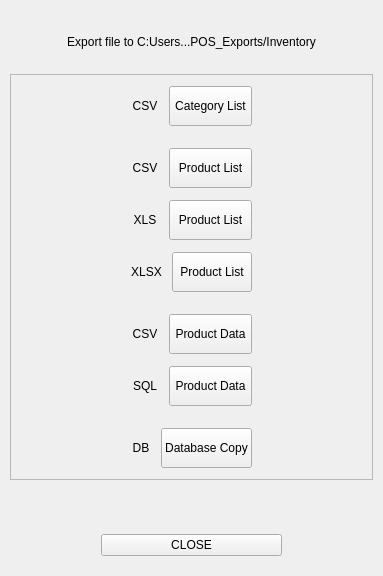
     <widget class="QWidget" name="tabExport">
      <attribute name="title">
       <string>EXPORT</string>
      </attribute>
      <layout class="QVBoxLayout" name="verticalLayout_tabExport">
       <property name="spacing">
        <number>10</number>
       </property>
       <property name="leftMargin">
        <number>10</number>
       </property>
       <property name="topMargin">
        <number>20</number>
       </property>
       <property name="rightMargin">
        <number>10</number>
       </property>
       <property name="bottomMargin">
        <number>10</number>
       </property>
       <item>
        <spacer name="verticalSpacer_15">
         <property name="orientation">
          <enum>Qt::Vertical</enum>
         </property>
         <property name="sizeType">
          <enum>QSizePolicy::Fixed</enum>
         </property>
         <property name="sizeHint" stdset="0">
          <size>
           <width>20</width>
           <height>15</height>
          </size>
         </property>
        </spacer>
       </item>
       <item>
        <widget class="QLabel" name="exportHeaderLabel2">
         <property name="text">
          <string>Export file to C:Users...POS_Exports/Inventory</string>
         </property>
         <property name="alignment">
          <set>Qt::AlignCenter</set>
         </property>
        </widget>
       </item>
       <item>
        <spacer name="verticalSpacer_16">
         <property name="orientation">
          <enum>Qt::Vertical</enum>
         </property>
         <property name="sizeType">
          <enum>QSizePolicy::Fixed</enum>
         </property>
         <property name="sizeHint" stdset="0">
          <size>
           <width>20</width>
           <height>15</height>
          </size>
         </property>
        </spacer>
       </item>
       <item>
        <widget class="QFrame" name="exportFrame">
         <property name="frameShape">
          <enum>QFrame::StyledPanel</enum>
         </property>
         <property name="frameShadow">
          <enum>QFrame::Raised</enum>
         </property>
         <layout class="QVBoxLayout" name="verticalLayout_exportFrame">
          <property name="spacing">
           <number>10</number>
          </property>
          <property name="leftMargin">
           <number>120</number>
          </property>
          <property name="topMargin">
           <number>10</number>
          </property>
          <property name="rightMargin">
           <number>120</number>
          </property>
          <property name="bottomMargin">
           <number>10</number>
          </property>
          <item>
           <widget class="QFrame" name="csv2ExportFrame">
            <property name="minimumSize">
             <size>
              <width>0</width>
              <height>42</height>
             </size>
            </property>
            <property name="frameShape">
             <enum>QFrame::NoFrame</enum>
            </property>
            <property name="frameShadow">
             <enum>QFrame::Plain</enum>
            </property>
            <layout class="QHBoxLayout" name="horizontalLayout_exportCsv2Frame" stretch="1,3">
             <property name="spacing">
              <number>10</number>
             </property>
             <property name="leftMargin">
              <number>0</number>
             </property>
             <property name="topMargin">
              <number>0</number>
             </property>
             <property name="rightMargin">
              <number>0</number>
             </property>
             <property name="bottomMargin">
              <number>0</number>
             </property>
             <item>
              <widget class="QLabel" name="csv2ExportLabel">
               <property name="minimumSize">
                <size>
                 <width>0</width>
                 <height>40</height>
                </size>
               </property>
               <property name="text">
                <string>CSV</string>
               </property>
               <property name="alignment">
                <set>Qt::AlignCenter</set>
               </property>
              </widget>
             </item>
             <item>
              <widget class="QPushButton" name="csv2ExportBtn">
               <property name="minimumSize">
                <size>
                 <width>0</width>
                 <height>40</height>
                </size>
               </property>
               <property name="text">
                <string>Category List</string>
               </property>
              </widget>
             </item>
            </layout>
           </widget>
          </item>
          <item>
           <spacer name="verticalSpacer_18">
            <property name="orientation">
             <enum>Qt::Vertical</enum>
            </property>
            <property name="sizeType">
             <enum>QSizePolicy::Fixed</enum>
            </property>
            <property name="sizeHint" stdset="0">
             <size>
              <width>20</width>
              <height>10</height>
             </size>
            </property>
           </spacer>
          </item>
          <item>
           <widget class="QFrame" name="csvExportFrame">
            <property name="minimumSize">
             <size>
              <width>0</width>
              <height>42</height>
             </size>
            </property>
            <property name="frameShape">
             <enum>QFrame::NoFrame</enum>
            </property>
            <property name="frameShadow">
             <enum>QFrame::Plain</enum>
            </property>
            <layout class="QHBoxLayout" name="horizontalLayout_exportCsvFrame" stretch="1,3">
             <property name="spacing">
              <number>10</number>
             </property>
             <property name="leftMargin">
              <number>0</number>
             </property>
             <property name="topMargin">
              <number>0</number>
             </property>
             <property name="rightMargin">
              <number>0</number>
             </property>
             <property name="bottomMargin">
              <number>0</number>
             </property>
             <item>
              <widget class="QLabel" name="csvExportLabel">
               <property name="minimumSize">
                <size>
                 <width>0</width>
                 <height>40</height>
                </size>
               </property>
               <property name="text">
                <string>CSV</string>
               </property>
               <property name="alignment">
                <set>Qt::AlignCenter</set>
               </property>
              </widget>
             </item>
             <item>
              <widget class="QPushButton" name="csvExportBtn">
               <property name="minimumSize">
                <size>
                 <width>0</width>
                 <height>40</height>
                </size>
               </property>
               <property name="text">
                <string>Product List</string>
               </property>
              </widget>
             </item>
            </layout>
           </widget>
          </item>
          <item>
           <widget class="QFrame" name="xlsExportFrame">
            <property name="minimumSize">
             <size>
              <width>0</width>
              <height>42</height>
             </size>
            </property>
            <property name="frameShape">
             <enum>QFrame::NoFrame</enum>
            </property>
            <property name="frameShadow">
             <enum>QFrame::Plain</enum>
            </property>
            <layout class="QHBoxLayout" name="horizontalLayout_exportXlsFrame" stretch="1,3">
             <property name="spacing">
              <number>10</number>
             </property>
             <property name="leftMargin">
              <number>0</number>
             </property>
             <property name="topMargin">
              <number>0</number>
             </property>
             <property name="rightMargin">
              <number>0</number>
             </property>
             <property name="bottomMargin">
              <number>0</number>
             </property>
             <item>
              <widget class="QLabel" name="xlsExportLabel">
               <property name="minimumSize">
                <size>
                 <width>0</width>
                 <height>40</height>
                </size>
               </property>
               <property name="text">
                <string>XLS</string>
               </property>
               <property name="alignment">
                <set>Qt::AlignCenter</set>
               </property>
              </widget>
             </item>
             <item>
              <widget class="QPushButton" name="xlsExportBtn">
               <property name="minimumSize">
                <size>
                 <width>0</width>
                 <height>40</height>
                </size>
               </property>
               <property name="text">
                <string>Product List</string>
               </property>
              </widget>
             </item>
            </layout>
           </widget>
          </item>
          <item>
           <widget class="QFrame" name="xlsxExportFrame">
            <property name="minimumSize">
             <size>
              <width>0</width>
              <height>42</height>
             </size>
            </property>
            <property name="frameShape">
             <enum>QFrame::NoFrame</enum>
            </property>
            <property name="frameShadow">
             <enum>QFrame::Plain</enum>
            </property>
            <layout class="QHBoxLayout" name="horizontalLayout_exportXlsxFrame" stretch="1,3">
             <property name="spacing">
              <number>10</number>
             </property>
             <property name="leftMargin">
              <number>0</number>
             </property>
             <property name="topMargin">
              <number>0</number>
             </property>
             <property name="rightMargin">
              <number>0</number>
             </property>
             <property name="bottomMargin">
              <number>0</number>
             </property>
             <item>
              <widget class="QLabel" name="xlsxExportLabel">
               <property name="minimumSize">
                <size>
                 <width>0</width>
                 <height>40</height>
                </size>
               </property>
               <property name="text">
                <string>XLSX</string>
               </property>
               <property name="alignment">
                <set>Qt::AlignCenter</set>
               </property>
              </widget>
             </item>
             <item>
              <widget class="QPushButton" name="xlsxExportBtn">
               <property name="minimumSize">
                <size>
                 <width>0</width>
                 <height>40</height>
                </size>
               </property>
               <property name="text">
                <string>Product List</string>
               </property>
              </widget>
             </item>
            </layout>
           </widget>
          </item>
          <item>
           <spacer name="verticalSpacer_productData">
            <property name="orientation">
             <enum>Qt::Vertical</enum>
            </property>
            <property name="sizeType">
             <enum>QSizePolicy::Fixed</enum>
            </property>
            <property name="sizeHint" stdset="0">
             <size>
              <width>20</width>
              <height>10</height>
             </size>
            </property>
           </spacer>
          </item>
          <item>
           <widget class="QFrame" name="productDataCsvExportFrame">
            <property name="minimumSize">
             <size>
              <width>0</width>
              <height>42</height>
             </size>
            </property>
            <property name="frameShape">
             <enum>QFrame::NoFrame</enum>
            </property>
            <property name="frameShadow">
             <enum>QFrame::Plain</enum>
            </property>
            <layout class="QHBoxLayout" name="horizontalLayout_productDataCsvExportFrame" stretch="1,3">
             <property name="spacing">
              <number>10</number>
             </property>
             <property name="leftMargin">
              <number>0</number>
             </property>
             <property name="topMargin">
              <number>0</number>
             </property>
             <property name="rightMargin">
              <number>0</number>
             </property>
             <property name="bottomMargin">
              <number>0</number>
             </property>
             <item>
              <widget class="QLabel" name="productDataCsvExportLabel">
               <property name="minimumSize">
                <size>
                 <width>0</width>
                 <height>40</height>
                </size>
               </property>
               <property name="text">
                <string>CSV</string>
               </property>
               <property name="alignment">
                <set>Qt::AlignCenter</set>
               </property>
              </widget>
             </item>
             <item>
              <widget class="QPushButton" name="productDataCsvExportBtn">
               <property name="minimumSize">
                <size>
                 <width>0</width>
                 <height>40</height>
                </size>
               </property>
               <property name="text">
                <string>Product Data</string>
               </property>
              </widget>
             </item>
            </layout>
           </widget>
          </item>
          <item>
           <widget class="QFrame" name="productDataSqlExportFrame">
            <property name="minimumSize">
             <size>
              <width>0</width>
              <height>42</height>
             </size>
            </property>
            <property name="frameShape">
             <enum>QFrame::NoFrame</enum>
            </property>
            <property name="frameShadow">
             <enum>QFrame::Plain</enum>
            </property>
            <layout class="QHBoxLayout" name="horizontalLayout_productDataSqlExportFrame" stretch="1,3">
             <property name="spacing">
              <number>10</number>
             </property>
             <property name="leftMargin">
              <number>0</number>
             </property>
             <property name="topMargin">
              <number>0</number>
             </property>
             <property name="rightMargin">
              <number>0</number>
             </property>
             <property name="bottomMargin">
              <number>0</number>
             </property>
             <item>
              <widget class="QLabel" name="productDataSqlExportLabel">
               <property name="minimumSize">
                <size>
                 <width>0</width>
                 <height>40</height>
                </size>
               </property>
               <property name="text">
                <string>SQL</string>
               </property>
               <property name="alignment">
                <set>Qt::AlignCenter</set>
               </property>
              </widget>
             </item>
             <item>
              <widget class="QPushButton" name="productDataSqlExportBtn">
               <property name="minimumSize">
                <size>
                 <width>0</width>
                 <height>40</height>
                </size>
               </property>
               <property name="text">
                <string>Product Data</string>
               </property>
              </widget>
             </item>
            </layout>
           </widget>
          </item>
          <item>
           <spacer name="verticalSpacer_dbExport">
            <property name="orientation">
             <enum>Qt::Vertical</enum>
            </property>
            <property name="sizeType">
             <enum>QSizePolicy::Fixed</enum>
            </property>
            <property name="sizeHint" stdset="0">
             <size>
              <width>20</width>
              <height>10</height>
             </size>
            </property>
           </spacer>
          </item>
          <item>
           <widget class="QFrame" name="dbExportFrame">
            <property name="minimumSize">
             <size>
              <width>0</width>
              <height>42</height>
             </size>
            </property>
            <property name="frameShape">
             <enum>QFrame::NoFrame</enum>
            </property>
            <property name="frameShadow">
             <enum>QFrame::Plain</enum>
            </property>
            <layout class="QHBoxLayout" name="horizontalLayout_exportDbFrame" stretch="1,3">
             <property name="spacing">
              <number>10</number>
             </property>
             <property name="leftMargin">
              <number>0</number>
             </property>
             <property name="topMargin">
              <number>0</number>
             </property>
             <property name="rightMargin">
              <number>0</number>
             </property>
             <property name="bottomMargin">
              <number>0</number>
             </property>
             <item>
              <widget class="QLabel" name="dbExportLabel">
               <property name="minimumSize">
                <size>
                 <width>0</width>
                 <height>40</height>
                </size>
               </property>
               <property name="text">
                <string>DB</string>
               </property>
               <property name="alignment">
                <set>Qt::AlignCenter</set>
               </property>
              </widget>
             </item>
             <item>
              <widget class="QPushButton" name="dbExportBtn">
               <property name="minimumSize">
                <size>
                 <width>0</width>
                 <height>40</height>
                </size>
               </property>
               <property name="text">
                <string>Database Copy</string>
               </property>
              </widget>
             </item>
            </layout>
           </widget>
          </item>
         </layout>
        </widget>
       </item>
       <item>
        <spacer name="verticalSpacer_17">
         <property name="orientation">
          <enum>Qt::Vertical</enum>
         </property>
         <property name="sizeType">
          <enum>QSizePolicy::Fixed</enum>
         </property>
         <property name="sizeHint" stdset="0">
          <size>
           <width>20</width>
           <height>10</height>
          </size>
         </property>
        </spacer>
       </item>
       <item>
        <widget class="QLabel" name="exportStatusLabel">
         <property name="text">
          <string/>
         </property>
         <property name="alignment">
          <set>Qt::AlignCenter</set>
         </property>
        </widget>
       </item>
       <item>
        <spacer name="verticalSpacer_22">
         <property name="orientation">
          <enum>Qt::Vertical</enum>
         </property>
         <property name="sizeType">
          <enum>QSizePolicy::Fixed</enum>
         </property>
         <property name="sizeHint" stdset="0">
          <size>
           <width>20</width>
           <height>10</height>
          </size>
         </property>
        </spacer>
       </item>
       <item>
        <layout class="QHBoxLayout" name="export_actionBtns" stretch="1,2,1">
         <property name="spacing">
          <number>10</number>
         </property>
         <item>
          <spacer name="horizontalSpacer_exportActionLeft">
           <property name="orientation">
            <enum>Qt::Horizontal</enum>
           </property>
           <property name="sizeType">
            <enum>QSizePolicy::Expanding</enum>
           </property>
           <property name="sizeHint" stdset="0">
            <size>
             <width>40</width>
             <height>20</height>
            </size>
           </property>
          </spacer>
         </item>
         <item>
          <widget class="QPushButton" name="btnExportCancel">
           <property name="text">
            <string>CLOSE</string>
           </property>
          </widget>
         </item>
         <item>
          <spacer name="horizontalSpacer_exportActionRight">
           <property name="orientation">
            <enum>Qt::Horizontal</enum>
           </property>
           <property name="sizeType">
            <enum>QSizePolicy::Expanding</enum>
           </property>
           <property name="sizeHint" stdset="0">
            <size>
             <width>40</width>
             <height>20</height>
            </size>
           </property>
          </spacer>
         </item>
        </layout>
       </item>
       <item>
        <spacer name="verticalSpacer_19">
         <property name="orientation">
          <enum>Qt::Vertical</enum>
         </property>
         <property name="sizeHint" stdset="0">
          <size>
           <width>20</width>
           <height>10</height>
          </size>
         </property>
        </spacer>
       </item>
      </layout>
     </widget>
